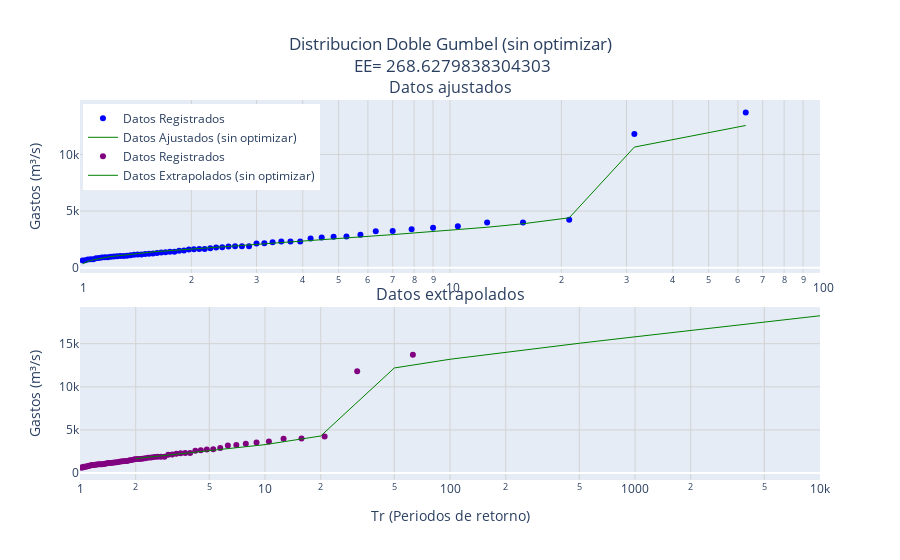

The code cell stored with this chart in its notebook:
### Code cell
titulo0 = "Distribucion Doble Gumbel (sin optimizar)<br> EE= " + str(EE0)
#titulo1 = "Distribucion Doble Gumbel (Algoritmo de Rosenbrock)<br> EE= " + str(EE1)
fig = make_subplots(rows=2, 
                    cols=1, 
                    shared_xaxes=False, 
                    vertical_spacing=0.09, 
                    subplot_titles=("Datos ajustados", "Datos extrapolados"))
# Gráfico 1: Datos Registrados (Scatter) y Datos Ajustados (Línea)
fig.add_trace(go.Scatter(x=tR, 
                         y=dReg, 
                         mode='markers', 
                         name='Datos Registrados', 
                         #alpha=.4, 
                         marker=dict(color='blue')), 
              row=1, col=1)

fig.add_trace(go.Scatter(x=tR, 
                         y=dAjust, 
                         mode='lines', 
                         name='Datos Ajustados (sin optimizar)', 
                         line=dict(color='green', width=1)), 
              row=1, col=1)
"""
fig.add_trace(go.Scatter(x=tR, 
                         y=dAjust1, 
                         mode='lines', 
                         name='Datos Ajustados (optimizados)',
                         line=dict(color='green', width=1)), 
              row=1, col=1)
"""
fig.add_trace(go.Scatter(x=tR, 
                         y=dReg,
                         mode='markers', 
                         name='Datos Registrados', 
                         #alpha=.4, 
                         marker=dict(color='purple')), 
              row=2, col=1)

fig.add_trace(go.Scatter(x=dTrExtrap, 
                         y=dExtrap_sr, 
                         mode='lines', 
                         name='Datos Extrapolados (sin optimizar)', 
                         line=dict(color='green', 
                         width=1)), 
              row=2, col=1)
"""
fig.add_trace(go.Scatter(x=dTrExtrap, 
                         y=dExtrap, 
                         mode='lines', 
                         name='Datos Extrapolados (optimizados)', 
                         line=dict(color='green', 
                         width=1)), 
              row=2, col=1)
"""
# Configurar el layout
fig.update_layout(
    title_text=titulo0,
    title_x=0.5,  # Centra el título
    #xaxis_type="log",  # Eje x semilogarítmico
    #yaxis_title="Gastos (m³/s)",
    showlegend=True,
    legend=dict(x=0.004, y=0.99))

# Configurar ambos ejes x como logarítmicos
fig.update_xaxes(type="log", 
                 range=[0, 2], 
                 showgrid=True, 
                 gridcolor='lightgray', 
                 row=1, col=1)  # Eje x de la primera fila
fig.update_xaxes(type="log", 
                 range=[0, 4], 
                 title="Tr (Periodos de retorno)", 
                 showgrid=True, 
                 gridcolor='lightgray', 
                 row=2, col=1)  # Eje x de la segunda fila
fig.update_yaxes(title_text="Gastos (m³/s)", 
                 showgrid=True, 
                 gridcolor='lightgray', 
                 row=1, col=1)
fig.update_yaxes(title_text="Gastos (m³/s)", 
                 showgrid=True, 
                 gridcolor='lightgray', 
                 row=2, col=1)

fig.show()

### Figure 1 — Plotly figure (JSON) as saved in the notebook; plotly's stock layout.template omitted (floating-point values rounded to 4 significant figures)
{"data": [{"marker": {"color": "blue"}, "mode": "markers", "name": "Datos Registrados", "type": "scatter", "x": [63, 31.5, 21, 15.75, 12.6, 10.5, 9, 7.875, 7, 6.3, 5.727, 5.25, 4.846, 4.5, 4.2, 3.938, 3.706, 3.5, 3.316, 3.15, 3, 2.864, 2.739, 2.625, 2.52, 2.423, 2.333, 2.25, 2.172, 2.1, 2.032, 1.969, 1.909, 1.853, 1.8, 1.75, 1.703, 1.658, 1.615, 1.575, 1.537, 1.5, 1.465, 1.432, 1.4, 1.37, 1.34, 1.312, 1.286, 1.26, 1.235, 1.212, 1.189, 1.167, 1.145, 1.125, 1.105, 1.086, 1.068, 1.05, 1.033, 1.016], "xaxis": "x", "y": [13713, 11800, 4235, 3992, 3979, 3662, 3533, 3388, 3245, 3205, 2917, 2747, 2734, 2654, 2583, 2319, 2311, 2310, 2248, 2150, 2133, 1899, 1899, 1894, 1861, 1797, 1771, 1716, 1652, 1640, 1631, 1598, 1507, 1494, 1397, 1395, 1371, 1332, 1288, 1244, 1232, 1202, 1173, 1157, 1131, 1087, 1049, 1030, 1030, 1014, 995, 954, 925, 922, 907, 852, 832, 751, 743, 720, 652, 632], "yaxis": "y"}, {"line": {"color": "green", "width": 1}, "mode": "lines", "name": "Datos Ajustados (sin optimizar)", "type": "scatter", "x": [63, 31.5, 21, 15.75, 12.6, 10.5, 9, 7.875, 7, 6.3, 5.727, 5.25, 4.846, 4.5, 4.2, 3.938, 3.706, 3.5, 3.316, 3.15, 3, 2.864, 2.739, 2.625, 2.52, 2.423, 2.333, 2.25, 2.172, 2.1, 2.032, 1.969, 1.909, 1.853, 1.8, 1.75, 1.703, 1.658, 1.615, 1.575, 1.537, 1.5, 1.465, 1.432, 1.4, 1.37, 1.34, 1.312, 1.286, 1.26, 1.235, 1.212, 1.189, 1.167, 1.145, 1.125, 1.105, 1.086, 1.068, 1.05, 1.033, 1.016], "xaxis": "x", "y": [12560.0, 10650.0, 4404.0, 3877.0, 3570.0, 3351.0, 3180.0, 3039.0, 2918.0, 2813.0, 2720.0, 2635.0, 2558.0, 2487.0, 2421.0, 2359.0, 2301.0, 2246.0, 2194.0, 2144.0, 2096.0, 2050.0, 2006.0, 1963.0, 1921.0, 1881.0, 1842.0, 1804.0, 1767.0, 1730.0, 1694.0, 1659.0, 1624.0, 1590.0, 1556.0, 1523.0, 1489.0, 1456.0, 1424.0, 1391.0, 1358.0, 1325.0, 1293.0, 1260.0, 1226.0, 1193.0, 1159.0, 1124.0, 1089.0, 1053.0, 1016.0, 977.8, 938.1, 896.6, 852.8, 806.1, 755.6, 700.1, 637.5, 563.9, 471.3, 335.9], "yaxis": "y"}, {"marker": {"color": "purple"}, "mode": "markers", "name": "Datos Registrados", "type": "scatter", "x": [63, 31.5, 21, 15.75, 12.6, 10.5, 9, 7.875, 7, 6.3, 5.727, 5.25, 4.846, 4.5, 4.2, 3.938, 3.706, 3.5, 3.316, 3.15, 3, 2.864, 2.739, 2.625, 2.52, 2.423, 2.333, 2.25, 2.172, 2.1, 2.032, 1.969, 1.909, 1.853, 1.8, 1.75, 1.703, 1.658, 1.615, 1.575, 1.537, 1.5, 1.465, 1.432, 1.4, 1.37, 1.34, 1.312, 1.286, 1.26, 1.235, 1.212, 1.189, 1.167, 1.145, 1.125, 1.105, 1.086, 1.068, 1.05, 1.033, 1.016], "xaxis": "x2", "y": [13713, 11800, 4235, 3992, 3979, 3662, 3533, 3388, 3245, 3205, 2917, 2747, 2734, 2654, 2583, 2319, 2311, 2310, 2248, 2150, 2133, 1899, 1899, 1894, 1861, 1797, 1771, 1716, 1652, 1640, 1631, 1598, 1507, 1494, 1397, 1395, 1371, 1332, 1288, 1244, 1232, 1202, 1173, 1157, 1131, 1087, 1049, 1030, 1030, 1014, 995, 954, 925, 922, 907, 852, 832, 751, 743, 720, 652, 632], "yaxis": "y2"}, {"line": {"color": "green", "width": 1}, "mode": "lines", "name": "Datos Extrapolados (sin optimizar)", "type": "scatter", "x": [2, 5, 10, 20, 50, 100, 200, 500, 1000, 2000, 5000, 10000], "xaxis": "x2", "y": [1676.0, 2588.0, 3295.0, 4297.0, 12180.0, 13190.0, 14030.0, 15050.0, 15790.0, 16530.0, 17510.0, 18240.0], "yaxis": "y2"}], "layout": {"annotations": [{"font": {"size": 16}, "showarrow": false, "text": "Datos ajustados", "x": 0.5, "xanchor": "center", "xref": "paper", "y": 1, "yanchor": "bottom", "yref": "paper"}, {"font": {"size": 16}, "showarrow": false, "text": "Datos extrapolados", "x": 0.5, "xanchor": "center", "xref": "paper", "y": 0.455, "yanchor": "bottom", "yref": "paper"}], "autosize": true, "legend": {"x": 0.004, "y": 0.99}, "showlegend": true, "title": {"text": "Distribucion Doble Gumbel (sin optimizar)<br> EE= 268.6279838304303", "x": 0.5}, "xaxis": {"anchor": "y", "domain": [0, 1], "gridcolor": "lightgray", "range": [0, 2], "showgrid": true, "type": "log"}, "xaxis2": {"anchor": "y2", "domain": [0, 1], "gridcolor": "lightgray", "range": [0, 4], "showgrid": true, "title": {"text": "Tr (Periodos de retorno)"}, "type": "log"}, "yaxis": {"anchor": "x", "autorange": true, "domain": [0.545, 1], "gridcolor": "lightgray", "range": [-917.9, 15260.0], "showgrid": true, "title": {"text": "Gastos (m³/s)"}, "type": "linear"}, "yaxis2": {"anchor": "x2", "autorange": true, "domain": [0, 0.455], "gridcolor": "lightgray", "range": [-1342.0, 19270.0], "showgrid": true, "title": {"text": "Gastos (m³/s)"}, "type": "linear"}}}
